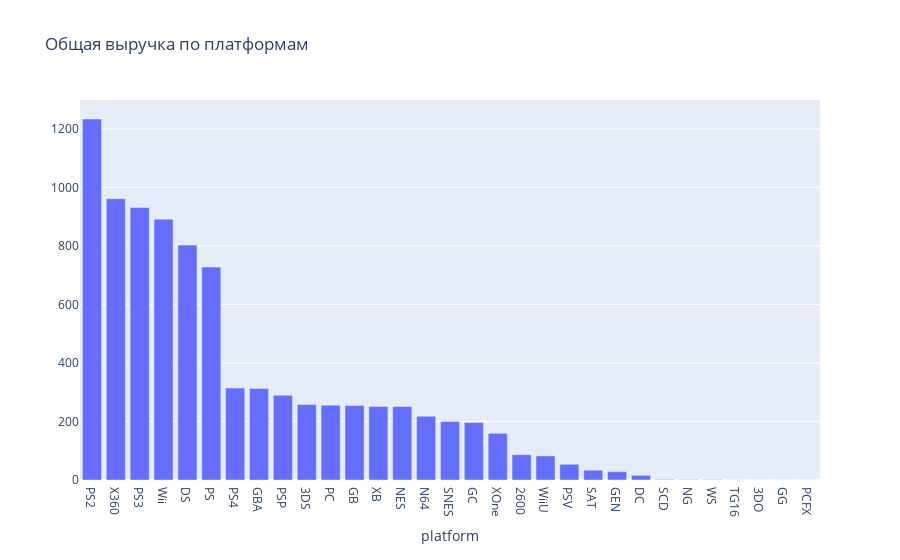

The cell this chart's notebook holds for it:
### Code cell
# Посмотрим распределение выручки от продажи игр по платформам
platforms_df = df.groupby('platform')[['total_sales']].sum()
    
platforms_df.columns = ['total_sales']
platforms_df.sort_values('total_sales', ascending=False, inplace=True)

trace = go.Bar(
    x=platforms_df.index,
    y=platforms_df.total_sales,
)
data = [trace]
layout = {'title': 'Общая выручка по платформам', 'xaxis': {'title': 'platform'}}

fig = go.Figure(data=data, layout=layout)
iplot(fig, show_link=False)

### Figure 1 — Plotly figure (JSON) as saved in the notebook; plotly's stock layout.template omitted (floating-point values rounded to 4 significant figures)
{"data": [{"type": "bar", "x": ["PS2", "X360", "PS3", "Wii", "DS", "PS", "PS4", "GBA", "PSP", "3DS", "PC", "GB", "XB", "NES", "N64", "SNES", "GC", "XOne", "2600", "WiiU", "PSV", "SAT", "GEN", "DC", "SCD", "NG", "WS", "TG16", "3DO", "GG", "PCFX"], "y": [1234.0, 961.2, 931.3, 891.2, 802.8, 727.6, 314.1, 312.9, 289.5, 257.8, 255.8, 254.4, 251.6, 251.0, 218.0, 200.0, 196.7, 159.3, 86.48, 82.19, 53.81, 33.59, 28.35, 15.95, 1.86, 1.44, 1.42, 0.16, 0.1, 0.04, 0.03]}], "layout": {"title": {"text": "Общая выручка по платформам"}, "xaxis": {"title": {"text": "platform"}}}}
